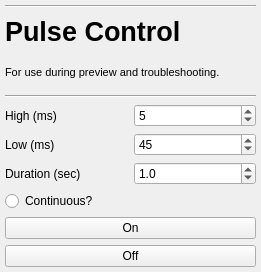
     <widget class="QWidget" name="verticalLayoutWidget_6">
      <property name="geometry">
       <rect>
        <x>640</x>
        <y>180</y>
        <width>261</width>
        <height>272</height>
       </rect>
      </property>
      <layout class="QVBoxLayout" name="layout_pulseControl">
       <property name="sizeConstraint">
        <enum>QLayout::SetDefaultConstraint</enum>
       </property>
       <property name="leftMargin">
        <number>5</number>
       </property>
       <property name="topMargin">
        <number>5</number>
       </property>
       <property name="rightMargin">
        <number>5</number>
       </property>
       <property name="bottomMargin">
        <number>5</number>
       </property>
       <item>
        <widget class="Line" name="line_16">
         <property name="orientation">
          <enum>Qt::Horizontal</enum>
         </property>
        </widget>
       </item>
       <item>
        <widget class="QLabel" name="label_pulse_control">
         <property name="font">
          <font>
           <pointsize>20</pointsize>
           <weight>75</weight>
           <italic>false</italic>
           <bold>true</bold>
           <underline>false</underline>
           <strikeout>false</strikeout>
           <kerning>true</kerning>
          </font>
         </property>
         <property name="text">
          <string>Pulse Control</string>
         </property>
         <property name="alignment">
          <set>Qt::AlignLeading|Qt::AlignLeft|Qt::AlignVCenter</set>
         </property>
        </widget>
       </item>
       <item>
        <widget class="QLabel" name="pulseconexp">
         <property name="font">
          <font>
           <pointsize>8</pointsize>
          </font>
         </property>
         <property name="text">
          <string>For use during preview and troubleshooting.</string>
         </property>
        </widget>
       </item>
       <item>
        <widget class="Line" name="line_11">
         <property name="orientation">
          <enum>Qt::Horizontal</enum>
         </property>
        </widget>
       </item>
       <item>
        <layout class="QGridLayout" name="gridLayout_8">
         <item row="1" column="0">
          <widget class="QLabel" name="label_lowC">
           <property name="text">
            <string>Low (ms)</string>
           </property>
          </widget>
         </item>
         <item row="0" column="1">
          <widget class="QSpinBox" name="hi_c">
           <property name="maximum">
            <number>100000</number>
           </property>
           <property name="value">
            <number>5</number>
           </property>
          </widget>
         </item>
         <item row="1" column="1">
          <widget class="QSpinBox" name="lo_c">
           <property name="maximum">
            <number>100000</number>
           </property>
           <property name="value">
            <number>45</number>
           </property>
          </widget>
         </item>
         <item row="0" column="0">
          <widget class="QLabel" name="label_highC">
           <property name="text">
            <string>High (ms)</string>
           </property>
          </widget>
         </item>
         <item row="2" column="1">
          <widget class="QDoubleSpinBox" name="dur_c">
           <property name="decimals">
            <number>1</number>
           </property>
           <property name="maximum">
            <double>1000.000000000000000</double>
           </property>
           <property name="singleStep">
            <double>0.100000000000000</double>
           </property>
           <property name="value">
            <double>1.000000000000000</double>
           </property>
          </widget>
         </item>
         <item row="2" column="0">
          <widget class="QLabel" name="label_dur_c">
           <property name="text">
            <string>Duration (sec)</string>
           </property>
          </widget>
         </item>
        </layout>
       </item>
       <item>
        <layout class="QGridLayout" name="gridLayout_6">
         <item row="0" column="0">
          <widget class="QRadioButton" name="continuous">
           <property name="text">
            <string>Continuous?</string>
           </property>
           <property name="autoExclusive">
            <bool>false</bool>
           </property>
          </widget>
         </item>
         <item row="1" column="0">
          <widget class="QPushButton" name="c_on">
           <property name="text">
            <string>On</string>
           </property>
          </widget>
         </item>
         <item row="2" column="0">
          <widget class="QPushButton" name="c_off">
           <property name="text">
            <string>Off</string>
           </property>
          </widget>
         </item>
        </layout>
       </item>
      </layout>
     </widget>
